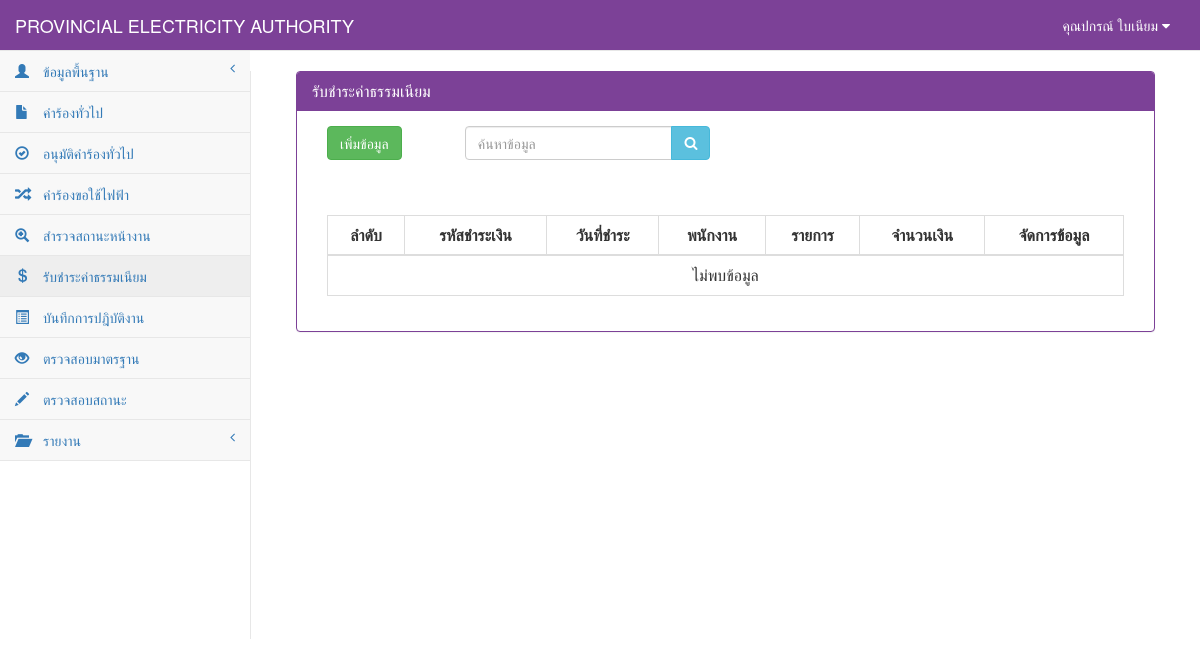
Page /fee_show.php (signed in) on the earlier database version.
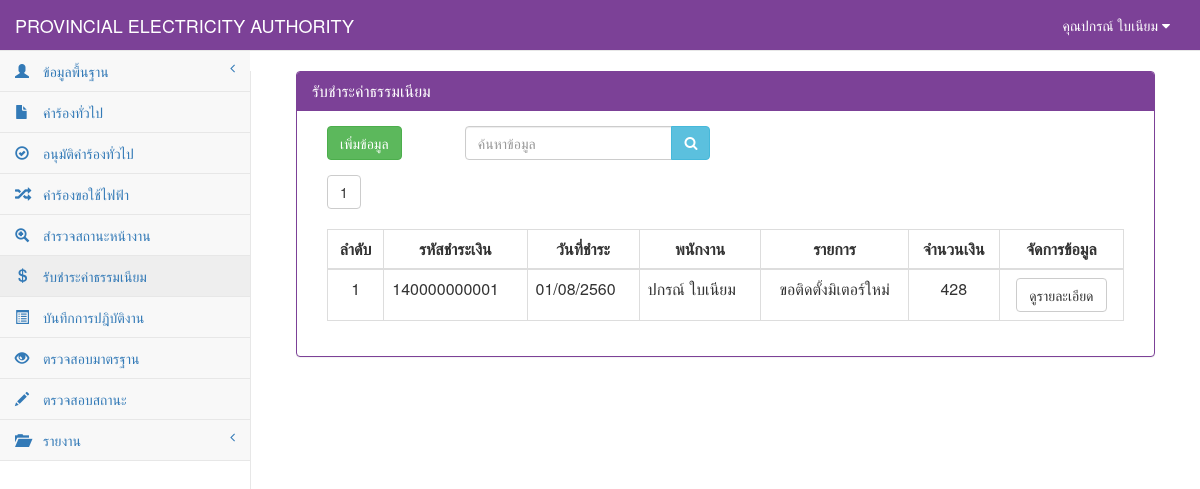
Same page on the later database version.
### tables this page shows
CREATE TABLE `tb_user` (
  `user_id` char(13) NOT NULL,
  `user_code` char(13) NOT NULL,
  `user_first` int(1) NOT NULL,
  `user_name` varchar(50) NOT NULL,
  `user_last` varchar(50) NOT NULL,
  `user_add` text NOT NULL,
  `user_tel` char(10) NOT NULL,
  `user_pos` int(1) NOT NULL,
  `user_pass` varchar(12) NOT NULL,
  PRIMARY KEY  (`user_id`)
);

CREATE TABLE `tb_fee` (
  `fee_id` char(13) NOT NULL,
  `fee_date` date NOT NULL,
  `re_id` char(12) NOT NULL,
  `user_id` char(13) NOT NULL,
  `fee_price` double(10,2) NOT NULL,
  PRIMARY KEY  (`fee_id`)
);

CREATE TABLE `tb_electricity` (
  `re_id` char(12) NOT NULL,
  `re_date` date NOT NULL,
  `re_branch` varchar(50) NOT NULL,
  `user_id` char(13) NOT NULL,
  `cus_id` char(13) NOT NULL,
  `re_place_type` int(1) NOT NULL,
  `re_place_other` varchar(50) NOT NULL,
  `re_place_name` varchar(50) NOT NULL,
  `re_place_homeid` varchar(20) NOT NULL,
  `re_place_number` varchar(20) NOT NULL,
  `re_place_village` varchar(20) NOT NULL,
  `re_place_room` varchar(10) NOT NULL,
  `re_place_floor` varchar(5) NOT NULL,
  `re_place_alley` varchar(50) NOT NULL,
  `re_place_alleyway` varchar(50) NOT NULL,
  `re_place_road` varchar(50) NOT NULL,
  `re_place_villno` varchar(2) NOT NULL,
  `re_place_district` varchar(30) NOT NULL,
  `re_place_canton` varchar(30) NOT NULL,
  `re_place_province` varchar(30) NOT NULL,
  `re_place_post` varchar(10) NOT NULL,
  `re_place_tel` char(10) NOT NULL,
  `re_place_fax` char(10) NOT NULL,
  `re_place_email` varchar(30) NOT NULL,
  `re_place_service` varchar(10) NOT NULL,
  `re_contact_place` varchar(100) NOT NULL,
  `re_contact_homeid` varchar(20) NOT NULL,
  `re_contact_number` varchar(20) NOT NULL,
  `re_contact_village` varchar(20) NOT NULL,
  `re_contact_room` varchar(10) NOT NULL,
  `re_contact_floor` varchar(5) NOT NULL,
  `re_contact_alley` varchar(50) NOT NULL,
  `re_contact_alleyway` varchar(50) NOT NULL,
  `re_contact_road` varchar(50) NOT NULL,
  `re_contact_villno` varchar(2) NOT NULL,
  `re_contact_district` varchar(30) NOT NULL,
  `re_contact_canton` varchar(30) NOT NULL,
  `re_contact_province` varchar(30) NOT NULL,
  `re_contact_post` varchar(10) NOT NULL,
  `re_contact_tel` char(10) NOT NULL,
  `re_contact_fax` char(10) NOT NULL,
  `re_contact_email` varchar(30) NOT NULL,
  `re_want_type` int(2) NOT NULL,
  `re_want_other` varchar(100) NOT NULL,
  `re_detail` varchar(100) NOT NULL,
  `re_use_type` int(1) NOT NULL,
  `re_use_other` varchar(255) NOT NULL,
  `re_dateset` date NOT NULL,
  `re_keep_type` int(1) NOT NULL,
  `re_keep_name` varchar(255) NOT NULL,
  `re_keep_homeid` varchar(20) NOT NULL,
  `re_keep_number` varchar(20) NOT NULL,
  `re_keep_village` varchar(20) NOT NULL,
  `re_keep_room` varchar(20) NOT NULL,
  `re_keep_floor` varchar(5) NOT NULL,
  `re_keep_alley` varchar(50) NOT NULL,
  `re_keep_alleyway` varchar(50) NOT NULL,
  `re_keep_road` varchar(50) NOT NULL,
  `re_keep_villno` varchar(2) NOT NULL,
  `re_keep_district` varchar(30) NOT NULL,
  `re_keep_canton` varchar(30) NOT NULL,
  `re_keep_province` varchar(30) NOT NULL,
  `re_keep_post` varchar(10) NOT NULL,
  `re_keep_tel` char(10) NOT NULL,
  `re_keep_fax` char(10) NOT NULL,
  `re_keep_email` varchar(30) NOT NULL,
  `re_picture` varchar(255) NOT NULL,
  `re_status` int(1) NOT NULL,
  PRIMARY KEY  (`re_id`)
);

### connect_db.php (called while the page is built, shortened)
<?php
$dbname="pea";
$limit=10;
?>

### fee_show.php (the view, shortened to what this page needs)
<?php
include "connect_db.php";
?>
<!DOCTYPE html>
<html>
<head>
    <link href="vendor/bootstrap/css/bootstrap.css" rel="stylesheet">
    <link href="vendor/metisMenu/metisMenu.css" rel="stylesheet">
    <link href="dist/css/sb-admin-2.css" rel="stylesheet">
    <link href="vendor/font-awesome/css/font-awesome.css" rel="stylesheet" type="text/css">
</head>
<body>
<?php include "header.php";?>
<?php
    include"sidebar.php";
?>
    <div id="page-wrapper">
        <div class="col-sm-12 ">
            <div class="panel panel-primary">
                <div class="panel-heading">
                    <h2 class="panel-title">รับชำระค่าธรรมเนียม</h2>
                </div>
            <div class="panel-body">
            <div class="col-sm-2">
                    <a href="fee_add.php"><input type="button" value="เพิ่มข้อมูล" class="btn  btn-success"></a>
            </div>
            <div class="col-sm-4">
                <form name="frmSearch" method="POST">
                    <div class="form-group input-group">
                        <input type="search" name="search" class="form-control" placeholder="ค้นหาข้อมูล">
                        <span class="input-group-btn">
                            <button class="btn btn-info" type="submit" style="height:34px;"><i class="fa fa-search"></i></button>
                        </span>
                    </div>
                </form>
            </div>
            <div class="col-sm-12">
                <div class="table-responsive">
                    <?php
                    function Dateim($mydate) {
                        $d = split("-", $mydate);
                        $mydate = $d[2] . "/" . $d[1] . "/" . ($d[0] + 543);
                        return "$mydate";
                    }
                        $sql_all_rows="select * from tb_fee order by fee_id";
                        $result_all_rows=mysql_db_query($dbname,$sql_all_rows);
                        $rows=mysql_num_rows($result_all_rows);
                        $total_page=ceil($rows/$limit);
                        if($_GET[start]==""){ $start="1"; }else{ $start=$_GET[start]; }
                    ?>
                    <?php
                    for($i=1;$i<=$total_page;$i++){
                            if($start==$i){
                                    echo "<a href='fee_show.php?start=".$i."&limit=".$limit."'><button class='btn btn-default '>".$i."</button></a>&nbsp;";
                            }else{
                                    echo "<a href='fee_show.php?start=".$i."&limit=".$limit."' c><button class='btn btn-default active'>".$i."</button></a>&nbsp;";
                            }
                    }
                    ?> <br><br>
                    <table width="100%" class="table table-bordered table-hover">
                        <thead>
                            <tr>
                                <th class=" text-center" >ลำดับ</th>
                                <th class=" text-center" >รหัสชำระเงิน</th>
                                <th class=" text-center" >วันที่ชำระ</th>
                                <th class=" text-center" >พนักงาน</th>
                                <th class=" text-center" >รายการ</th>
                                <th class=" text-center" >จำนวนเงิน</th>
                                <th class=" text-center">จัดการข้อมูล</th>
                            </tr>
                        </thead>
                            <tbody>
                            <?php
                                $n=0;
                                if($_GET[start]=="" || $_GET[start]=="1"){
                                        $page="0";
                                }else{
                                        $page=($_GET[start]-1)*$limit;
                                }
                                $sql="select * from tb_fee,tb_user,tb_electricity where fee_id like '%".$_POST[search]."%'
                                    and tb_fee.re_id=tb_electricity.re_id and tb_fee.user_id=tb_user.user_id
                                          limit $page,$limit ";
                                $result=mysql_db_query($dbname,$sql);
                                    if(mysql_num_rows($result)>0){
                                        while($array=mysql_fetch_array($result)){
                                            $n++;
                                            if ($array[re_want_type] == 0) {
                                                $want = "ขอติดตั้งมิเตอร์ใหม่";
                                            } elseif ($array[re_want_type] == 1) {
                                                $want = "ขอตัดฝากมิเตอร์โดยไม่ใช้ไฟฟ้า";
                                            } elseif ($array[re_want_type] == 2) {
                                                $want = "ขอต่อกลับการใช้ไฟฟ้า";
                                            } elseif ($array[re_want_type] == 3) {
                                                $want = "ขอเพื่มขนาดมิเตอร์/อุปกรณ์ประกอบ";
                                            } elseif ($array[re_want_type] == 4) {
                                                $want = "ขอเปลี่ยนประเภทมิเตอร์";
                                            } elseif ($array[re_want_type] == 5) {
                                                $want = "ขอหยุดซ่อมแซมเครื่องจักรประจำปี";
                                            } elseif ($array[re_want_type] == 6) {
                                                $want = "ขอใช้ไฟฟ้าชั่วคราวแบบเหมาจ่าย";
                                            } elseif ($array[re_want_type] == 7) {
                                                $want = "ขอติดตั้งไฟฟ้าชั่วคราว";
                                            } elseif ($array[re_want_type] == 8) {
                                                $want = "ขอตัดฝากมิเตอร์ใช้เพื่อแสงสว่างไม่ลด CT";
                                            } elseif ($array[re_want_type] == 9) {
                                                $want = "ขอยกเลิกเลิกการใช้ไฟฟ้า";
                                            } elseif ($array[re_want_type] == 10) {
                                                $want = "ชอลดขนาดมิเตอร์/อุปกรณ์ประกอบ";
                                            } elseif ($array[re_want_type] == 11) {
                                                $want = "ขอใช้ไฟฟ้าสาธารณะ";
                                            } elseif ($array[re_want_type] == 12) {
                                                $want = "ขอตัดมิเตอร์ใช้เพื่อแสงสว่างลด CT";
                                            } elseif ($array[re_want_type] == 13) {
                                                $want = "ขอย้ายจุดติดตั้งมิเตอร์/อุปกรณ์ประกอบ";
                                            } elseif ($array[re_want_type] == 14) {
                                                $want = "ขอเปลี่ยนมิเตอร์กรณีชำรุด";
                                            } elseif ($array[re_want_type] == 15) {
                                                $want = "ขอใช้ไฟฟ้าตู้โทรศัพท์ต่อตรง";
                                            } elseif ($array[re_want_type] == 16) {
                                                $want = $array[re_place_other];
                                            }
                            ?>
                                    <tr>
                                        <td class="text-center"><?=$n?></td>
                                            <td><?=$array[fee_id]?></td>
                                            <td><?= Dateim($array[re_date]); ?></td>
                                            <td><?=$array[user_name]?> <?=$array[user_last]?></td>
                                            <td class="text-center"><?=$want?></td>
                                            <td class="text-center"><?= number_format($array[fee_price])?></td>
                                            <td align="center">
                                                <div class="btn-group">
                                                    <a class="btn btn-default" href="fee_detail.php?re_id=<?=$array[fee_id]?>">ดูรายละเอียด</a>
                                                </div>
                                            </td>
                                    </tr>
                                    <?php
                                    }
                                        }else{
                                    ?>
                                    <tr><td colspan="7" align="center">ไม่พบข้อมูล</td></tr>
                                    <?
                                            }
                                    ?>
                            </tbody>
                    </table>
                </div>
            </div>
        </div>
        </div>
    </div>
</div>
</body>
</html>

### header.php (shortened to what this page needs)
<?php
$sqluser="select *from tb_user where user_id='".$_SESSION[loginid]."'";
$reuser=mysql_db_query($dbname,$sqluser);
$user=mysql_fetch_array($reuser);
?>
<nav style="background-color:#7c4197;" class="navbar navbar-default navbar-static-top" role="navigation" style="margin-bottom: 0" >
            <div class="navbar-header" >
                <a class="navbar-brand" style="color: White" href="index.php">PROVINCIAL ELECTRICITY AUTHORITY</a>
            </div>
            <ul class="nav navbar-top-links navbar-right" >
                 <li class="dropdown">
                     <a style="color: White" class="dropdown-toggle" data-toggle="dropdown" href="#">
                        คุณ<?=$user[user_name]?> <?=$user[user_last]?>
                        <i class="fa fa-caret-down"></i>
                    </a>
                </li>
            </ul>

### sidebar.php (shortened to what this page needs)
<?php
if($user[user_pos]==0){
?>
            <div class="navbar-default sidebar" role="navigation">
                <div class="sidebar-nav navbar-collapse">
                    <ul class="nav" id="side-menu">
                        <li>
                            <a href="#"><i class="hidden-xs showopacity glyphicon glyphicon-user">&nbsp;</i>ข้อมูลพื้นฐาน<span class="fa arrow"></span></a>
                            <ul class="nav nav-second-level">
                                <li><a href="user_show.php" >ข้อมูลเจ้าหน้าที่</a></li>
                                <li><a href="customer_show" >ข้อมูลผู้ใช้บริการ</a></li>
                                <li><a href="meter_show" >ข้อมูลประเภทมิเตอร์</a></li>
                            </ul>
                            <li>
                            <a href="#"><i class="hidden-xs showopacity glyphicon glyphicon-folder-open">&nbsp;</i>รายงาน<span class="fa arrow"></span></a>
                            <ul class="nav nav-second-level">
                                <li><a href="#.php" >คำร้องทั่วไป</a></li>
                                <li><a href="#.php" >อนุมัติคำร้องทั่วไป</a></li>
                                <li><a href="#.php" >คำร้องขอใช้ไฟฟ้า</a></li>
                                <li><a href="#" >สำรวจสถานะหน้างาน</a></li>
                            </ul>
                        </li>
                        </li>
                    </ul>
                </div>
            </div>
<?php }else{ ?>
            <div class="navbar-default sidebar" role="navigation">
                <div class="sidebar-nav navbar-collapse">
                    <ul class="nav" id="side-menu">
                        <li>
                            <a href="#"><i class="hidden-xs showopacity glyphicon glyphicon-user">&nbsp;</i>ข้อมูลพื้นฐาน<span class="fa arrow"></span></a>
                        </li>
                        <li><a href="requestGeneral_show.php"><i class="hidden-xs showopacity glyphicon glyphicon-file">&nbsp;</i>คำร้องทั่วไป</a></li>
                        <li><a href="StatusGeneral.php"><i class="hidden-xs showopacity glyphicon glyphicon-ok-circle">&nbsp;</i>อนุมัติคำร้องทั่วไป</a></li>
                        <li><a href="RequestElectricity_show.php"><i class="hidden-xs showopacity glyphicon glyphicon-random">&nbsp;</i>คำร้องขอใช้ไฟฟ้า</a></li>
                        <li><a href="StatusElectricity.php"><i class="hidden-xs showopacity glyphicon glyphicon-zoom-in">&nbsp;</i>สำรวจสถานะหน้างาน</a></li>
                        <li><a href="fee_show.php"><i class="hidden-xs showopacity glyphicon glyphicon-usd">&nbsp;</i>รับชำระค่าธรรมเนียม</a></li>
                        <li><a href="#.php"><i class="hidden-xs showopacity glyphicon glyphicon-list-alt">&nbsp;</i>บันทึกการปฎิบัติงาน</a></li>
                        <li><a href="#.php"><i class="hidden-xs showopacity glyphicon glyphicon-eye-open">&nbsp;</i>ตรวจสอบมาตรฐาน</a></li>
                        <li><a href="#.php"><i class="hidden-xs showopacity glyphicon glyphicon-pencil">&nbsp;</i>ตรวจสอบสถานะ</a></li>
                        <li>
                            <a href="#"><i class="hidden-xs showopacity glyphicon glyphicon-folder-open">&nbsp;</i>รายงาน<span class="fa arrow"></span></a>
                        </li>
                    </ul>
                </div>
            </div>
<?php } ?>
        </nav>

Differences in the rows shown:
added tb_fee: fee_id "140000000001", re.re_date "01/08/2560", user.user_name "ปกรณ์", user.user_last "ใบเนียม", re.re_want_type "ขอติดตั้งมิเตอร์ใหม่", fee_price "428"
Other differences:
new list line: "1"
text no longer shown: "ไม่พบข้อมูล"
